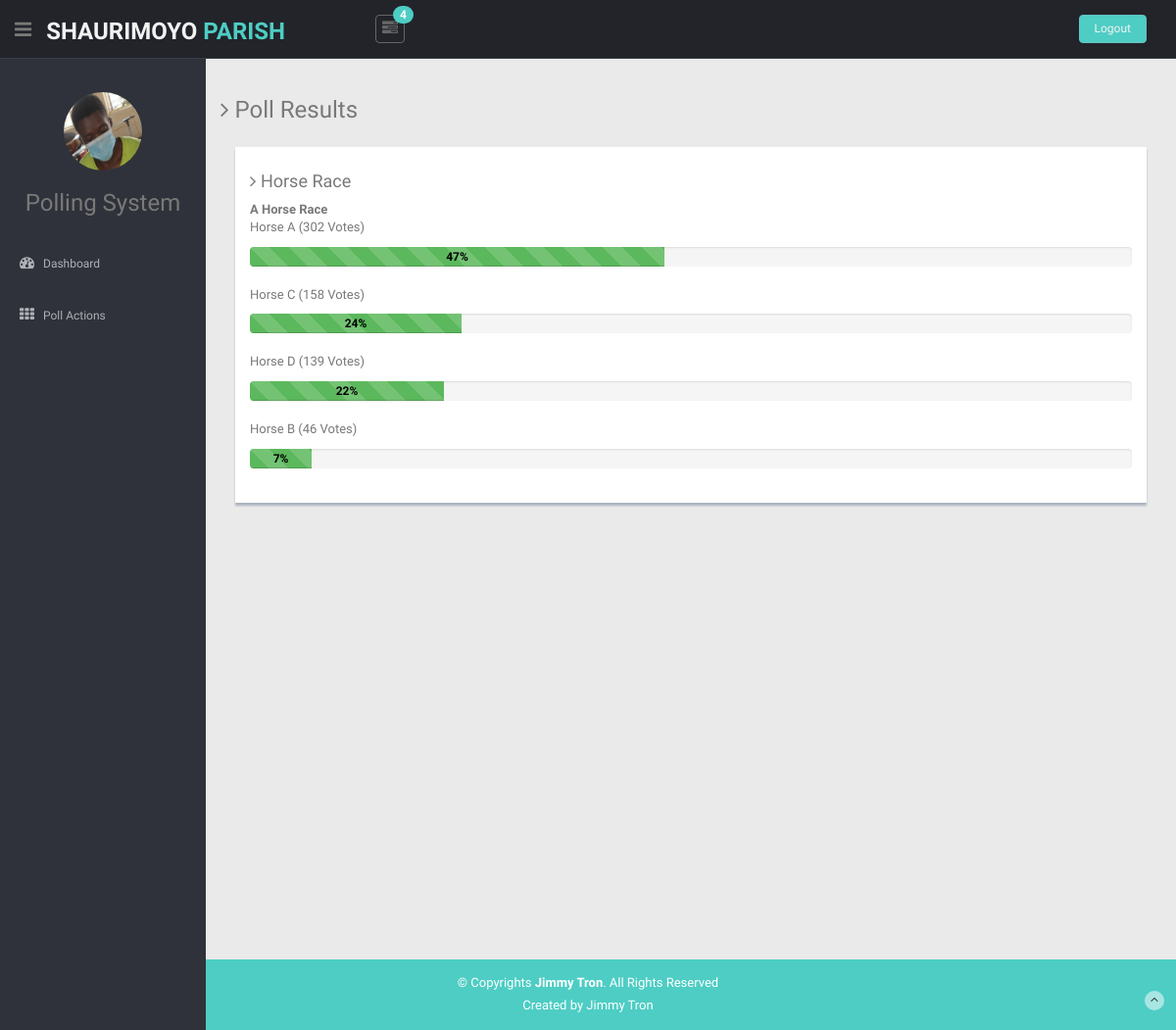
/result.php?id=1, run on the app's committed database.
### tables this page shows
CREATE TABLE `polls` (
  `id` int NOT NULL,
  `title` text NOT NULL,
  `desc` text NOT NULL
);

CREATE TABLE `poll_answers` (
  `id` int NOT NULL,
  `poll_id` int NOT NULL,
  `title` text NOT NULL,
  `votes` int NOT NULL DEFAULT '0'
);

### result.php (the view, shortened to what this page needs)
<?php
include 'includes.php';
$pdo = pdo_connect_mysql();
if (isset($_GET['id'])) {
    $stmt = $pdo->prepare('SELECT * FROM polls WHERE id = ?');
    $stmt->execute([$_GET['id']]);
    $msg = '';
    $poll = $stmt->fetch(PDO::FETCH_ASSOC);
    if ($poll) {
        $stmt = $pdo->prepare('SELECT * FROM poll_answers WHERE poll_id = ? ORDER BY votes DESC');
        $stmt->execute([$_GET['id']]);
        $poll_answers = $stmt->fetchAll(PDO::FETCH_ASSOC);
        $total_votes = 0;
        foreach ($poll_answers as $poll_answer) {
            $total_votes += $poll_answer['votes'];
        }
    } else {
        $msg ='Poll with that ID does not exist.';
    }
} else {
    $msg ='No poll ID specified.';
}
?>
<?=template_header('Poll Results')?>
<div class="col-lg-12 col-md-12 col-sm-12">
<?php if ($msg): ?>
    <div class="showback">
    <div class="alert alert-danger"><b><?=$msg?></b></div>
     </div>
    <?php else: ?>
<div class="showback">
<h4><i class="fa fa-angle-right"></i> <?=$poll['title']?></h4>
    <b><?=$poll['desc']?></b>
    <?php foreach ($poll_answers as $poll_answer): ?>
    <p><?=$poll_answer['title']?> <span>(<?=$poll_answer['votes']?> Votes)</span></p>
    <div class="progress progress-striped active">
        <div class="progress-bar progress-bar-success" role="progressbar" aria-valuenow=<?=@round(($poll_answer['votes']/$total_votes)*100)?>% aria-valuemin="0" aria-valuemax="100" style="width: <?=@round(($poll_answer['votes']/$total_votes)*100)?>%">
                <b class="dark"><?=@round(($poll_answer['votes']/$total_votes)*100)?>%</b>
        </div>
    </div>
<?php endforeach; ?>
</div>
</div>
<?php endif; ?>
<?=template_footer()?>

### css/style.css (style rules this page uses)
body { color: #797979; background: #eaeaea; font-family: 'Ruda', sans-serif; padding: 0px !important; margin: 0px !important; font-size:13px; }
.showback { background: #ffffff; padding: 15px; margin-bottom: 15px; box-shadow: 0px 3px 2px #aab2bd; }
.dark { color: rgb(0, 0, 0); }

### data on the page
polls: title "Horse Race", desc "A Horse Race"
poll_answers: title "Horse A", votes "302", @round(($poll_answer['votes']/$total_votes)*100) "47"
poll_answers: title "Horse C", votes "158", @round(($poll_answer['votes']/$total_votes)*100) "24"
poll_answers: title "Horse D", votes "139", @round(($poll_answer['votes']/$total_votes)*100) "22"
poll_answers: title "Horse B", votes "46", @round(($poll_answer['votes']/$total_votes)*100) "7"

### other printed values
$title "Poll Results"
